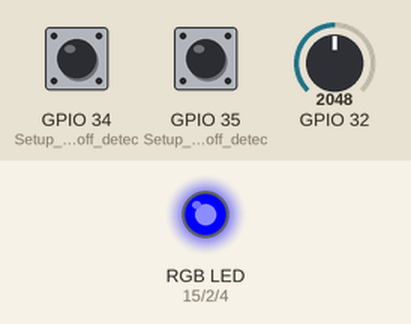
A sketch run on a simulated ESP32. Shown: an RGB LED mixed from three pins (HIGH = lit). The inputs (shaded band) are chosen by the test bench; at power-on: GPIO 32 = 2048, GPIO 34 (Setup_for_leads_off_detec) LOW, GPIO 35 (Setup_for_leads_off_detec) LOW. WiFi joins after 1.5 s; servers stay silent unless stated; the Firebase database answers and starts empty; what the sketch prints to the serial monitor is not drawn.

Above: at 2.7 s.
2.8 s: GPIO 32 set to 0
15.4 s: GPIO 34 (Setup_for_leads_off_detec) pulled HIGH for 0.15 s
At 15.47 s:
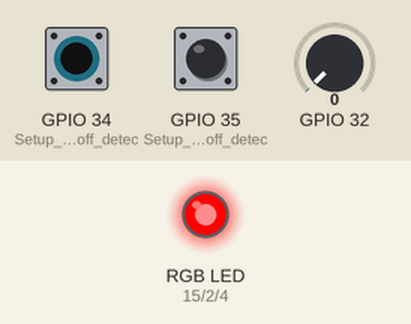
At 18.37 s:
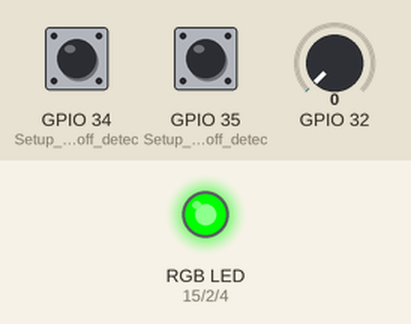
Timing chart, 0 to 24.9 s (numbered marks = the images above; inputs shaded):
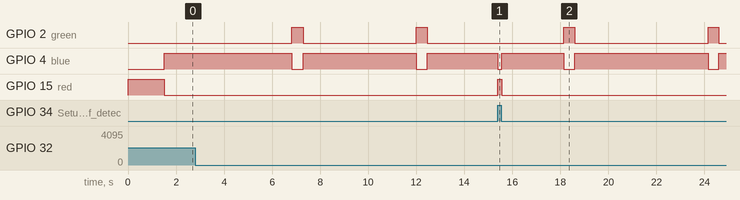

Measured:
- after the input at 15.4 s, GPIO 15 (red): LOW → HIGH at once, → LOW 0.15 s later
- by itself, GPIO 2 (green): alternates HIGH for 0.47 s and LOW for 4.7 s
- by itself, GPIO 4 (blue): alternates HIGH for 4.7 s and LOW for 0.47 s

The sketch:

Firebaseo_read_write.ino
```cpp
/* PIN Layout
 *  OUTPUT-32
 *  Battery Level -33
 *  LO+ -34
 *  LO- -35
 *
 *  rgb:
 *  R-15
 *  G-2
 *  B-4
 *   Data per field = 51 (total 8 fields 408 data)
 */

#include <WiFi.h>
#include <IOXhop_FirebaseESP32.h>
#include <ArduinoJson.h>

// Set these to run example.
#define FIREBASE_HOST "https://ecgproject-86945.firebaseio.com/"
#define FIREBASE_AUTH "7UtPoICz7T4kvDnjIRugh3H59CnldkQ2XaXqy6z5"
#define WIFI_SSID "Bzzzzttt"
#define WIFI_PASSWORD "firestorm"

const unsigned long READ_PERIOD = 4000;  // 4000 us: 250 Hz -> 4ms , 1000/4->250 Hz
const int red = 15;
const int green =2;
const int blue =4;

int raw_ecg[1500]; //Buffer for sending data
int counter=0;      //counter for sending

unsigned long start, finished, elapsed;

void setup() {
  Serial.begin(9600);

  pinMode(35, INPUT); // Setup for leads off detection LO +
  pinMode(34, INPUT); // Setup for leads off detection LO -
  pinMode(33, INPUT); // bATTERY lEVEL
  pinMode (15, OUTPUT);
  pinMode (2, OUTPUT);
  pinMode (4, OUTPUT);

  // connect to wifi.
  WiFi.begin(WIFI_SSID, WIFI_PASSWORD);
  Serial.print("connecting");
  while (WiFi.status() != WL_CONNECTED) {
    digitalWrite(red,HIGH);
    digitalWrite(blue,LOW);
    digitalWrite(green,LOW);
    Serial.print(".");
    delay(500);
  }
  Serial.println();
  Serial.print("connected: ");
  Serial.println(WiFi.localIP());

  Firebase.begin(FIREBASE_HOST, FIREBASE_AUTH);


}

int n;

void loop() {

  static unsigned long lastRead;
  if (micros() - lastRead >= READ_PERIOD) {
      lastRead += READ_PERIOD;
      if (digitalRead(34) == 1 || digitalRead(35) == 1){
          Serial.println('!');
          digitalWrite(red,HIGH);
          digitalWrite(blue,LOW);
          digitalWrite(green,LOW);
      }
      else{
          digitalWrite(blue,HIGH);
          digitalWrite(red,LOW);
          digitalWrite(green,LOW);
         raw_ecg[counter] = analogRead(32);
         Serial.println(raw_ecg[counter]);
          counter++;
        }
//       raw_ecg[counter] = random(0,4095);
//       counter++;

  }

  if(counter==1500){
     digitalWrite(green,HIGH);
     digitalWrite(red,LOW);
     digitalWrite(blue,LOW);
    Serial.print(millis());
    Serial.println("ms Passed");
    start=millis();
    Send_Data(raw_ecg);
    finished=millis();
    elapsed=finished-start;
    Serial.print(elapsed);
    Serial.println(" milliseconds elapsed to send data");
    counter=0;
    }

}


void Send_Data(int raw_data[]){

  unsigned long s1,l1,e1;
  s1 = millis();

  String field1 = "";
  String field2 = "";
  String field3 = "";
  String field4 = "";
  String field5 = "";
  String field6 = "";
  String field7 = "";
  String field8 = "";
  String field9 = "";
  String field10 = "";
  String field11 = "";
  String field12 = "";
  String field13 = "";
  String field14 = "";
  String field15 = "";
  String field16 = "";
  String field17 = "";
  String field18 = "";
  String field19 = "";
  String field20 = "";
  String field21 = "";
  String field22 = "";
  String field23 = "";
  String field24 = "";
  String field25 = "";
  String field26 = "";
  String field27 = "";
  String field28 = "";
  String field29 = "";
  String field30 = "";

  for(int i =0;i<=1500;i++){
              if(i<50){
                field1 += raw_data[i];
                field1 += ",";
              }
              else if(i>50 && i<100 ){
                field2 += raw_data[i];
                field2 += ",";
              }
              else if(i>100 && i<150 ){
                field3 += raw_data[i];
                field3 += ",";
              }
              else if(i>150 && i<200 ){
                field4 += raw_data[i];
                field4 += ",";
              }
              else if(i>200 && i<250 ){
                field5 += raw_data[i];
                field5 += ",";
              }
               else if(i>250 && i<300 ){
                field6 += raw_data[i];
                field6 += ",";
              }
              else if(i>300 && i<350 ){
                field7 += raw_data[i];
                field7 += ",";
              }
              else if(i>350 && i<400 ){
                field8 += raw_data[i];
                field8 += ",";
              }
              else if(i>400 && i<450 ){
                field9 += raw_data[i];
                field9 += ",";
              }
              else if(i>450 && i<500 ){
                field10 += raw_data[i];
                field10 += ",";
              }
              else if(i>500 && i<550){
                field11 += raw_data[i];
                field11 += ",";
              }
              else if(i>550 && i<600 ){
                field12 += raw_data[i];
                field12 += ",";
              }
              else if(i>600 && i<650 ){
                field13 += raw_data[i];
                field13 += ",";
              }
              else if(i>650 && i<700 ){
                field14 += raw_data[i];
                field14 += ",";
              }
              else if(i>700 && i<750 ){
                field15 += raw_data[i];
                field15 += ",";
              }
              else if(i>750 && i<800 ){
                field16 += raw_data[i];
                field16 += ",";
              }
               else if(i>800 && i<850 ){
                field17 += raw_data[i];
                field17 += ",";
              }
              else if(i>850 && i<900 ){
                field18 += raw_data[i];
                field18 += ",";
              }
              else if(i>900 && i<950 ){
                field19 += raw_data[i];
                field19 += ",";
              }
              else if(i>950 && i<1000 ){
                field20 += raw_data[i];
                field20 += ",";
              }
               else if(i>1000 && i<1050){
                field21 += raw_data[i];
                field21 += ",";
              }
              else if(i>1050 && i<1100 ){
                field22 += raw_data[i];
                field22 += ",";
              }
              else if(i>1100 && i<1150 ){
                field23 += raw_data[i];
                field23 += ",";
              }
              else if(i>1150 && i<1200 ){
                field24 += raw_data[i];
                field24 += ",";
              }
              else if(i>1200 && i<1250 ){
                field25 += raw_data[i];
                field25 += ",";
              }
              else if(i>1250 && i<1300 ){
                field26 += raw_data[i];
                field26 += ",";
              }
               else if(i>1300 && i<1350 ){
                field27 += raw_data[i];
                field27 += ",";
              }
              else if(i>1350 && i<1400 ){
                field28 += raw_data[i];
                field28 += ",";
              }
              else if(i>1400 && i<1450 ){
                field29 += raw_data[i];
                field29 += ",";
              }
              else if(i>1450 && i<1500 ){
                field30 += raw_data[i];
                field30 += ",";
              }
          }
         field1 += raw_data[50];
         field2 += raw_data[100];
         field3 += raw_data[150];
         field4 += raw_data[200];
         field5 += raw_data[250];
         field6 += raw_data[300];
         field7 += raw_data[350];
         field8 += raw_data[400];
         field9 += raw_data[450];
         field10 += raw_data[500];
         field11 += raw_data[550];
         field12 += raw_data[600];
         field13 += raw_data[650];
         field14 += raw_data[700];
         field15 += raw_data[750];
         field16 += raw_data[800];
         field17 += raw_data[850];
         field18 += raw_data[900];
         field19 += raw_data[950];
         field20 += raw_data[1000];
         field21 += raw_data[1050];
         field22 += raw_data[1100];
         field23 += raw_data[1150];
         field24 += raw_data[1200];
         field25 += raw_data[1250];
         field26 += raw_data[1300];
         field27 += raw_data[1350];
         field28 += raw_data[1400];
         field29 += raw_data[1450];
         field30 += raw_data[1500];


  DynamicJsonBuffer jsonBuffer;
  JsonArray& array = jsonBuffer.createArray();
  array.add(field1);
  array.add(field2);
  array.add(field3);
  array.add(field4);
  array.add(field5);
  array.add(field6);
  array.add(field7);
  array.add(field8);
  array.add(field9);
  array.add(field10);
  array.add(field11);
  array.add(field12);
  array.add(field13);
  array.add(field14);
  array.add(field15);
  array.add(field16);
  array.add(field17);
  array.add(field18);
  array.add(field19);
  array.add(field20);
  array.add(field21);
  array.add(field22);
  array.add(field23);
  array.add(field24);
  array.add(field25);
  array.add(field26);
  array.add(field27);
  array.add(field28);
  array.add(field29);
  array.add(field30);

  //array.printTo(Serial);
  l1 = millis();
  e1 = l1-s1;
  Serial.print("Processing Time:");
  Serial.println(e1);


  /*Gettting Last entry and updating*/
  int last_entry=Firebase.getInt("Channel1/last_entry_id");
  Serial.println(last_entry);
  int entry_id = last_entry+1;
  String feed_path = "feeds";
  feed_path.concat("/");
  feed_path = feed_path+ entry_id;

  const int capacity = JSON_OBJECT_SIZE(3);
  StaticJsonBuffer<capacity> jb;
  // Create a JsonObject
  JsonObject& obj = jb.createObject();

  //Entry ID values
  obj["created_at"] = millis();
  obj["field"] = array;
  obj["entry_id"] = entry_id;


//   // Declare a buffer to hold the result
//  char output[1000];
//  // Produce a minified JSON document
//  obj.printTo(output);
//  Serial.println(output);


  Firebase.set(feed_path, obj);
  Serial.println(feed_path);
  Firebase.set("Channel1/last_entry_id",entry_id);

  // handle error
  if (Firebase.failed()) {
      Serial.print("setting /number failed:");
      Serial.println(Firebase.error());
      return;
  }


  delay(1);

  }


void setup_channel(){

  StaticJsonBuffer<200> jsonBuffer;
  JsonArray& array = jsonBuffer.createArray();
  array.add("hello");
  array.add(3.14156);
  array.printTo(Serial);

  const int capacity = JSON_OBJECT_SIZE(3);
  StaticJsonBuffer<capacity> jb;
  // Create a JsonObject
  JsonObject& obj = jb.createObject();
  int a[10] = {1,2,3};
  //obj["value"] = array;
  obj["id"] = 01;
  obj["name"] = "ecg_raw_data";
  obj["last_entry_id"] = 00;


    // Declare a buffer to hold the result
  char output[128];
  // Produce a minified JSON document
  obj.printTo(output);
  Serial.println(output);

  // set value
  String s = String(millis());
  Firebase.set("Channel1", obj);
  n++;
  // handle error
  if (Firebase.failed()) {
      Serial.print("setting /number failed:");
      Serial.println(Firebase.error());
      return;
  }
  }
```
